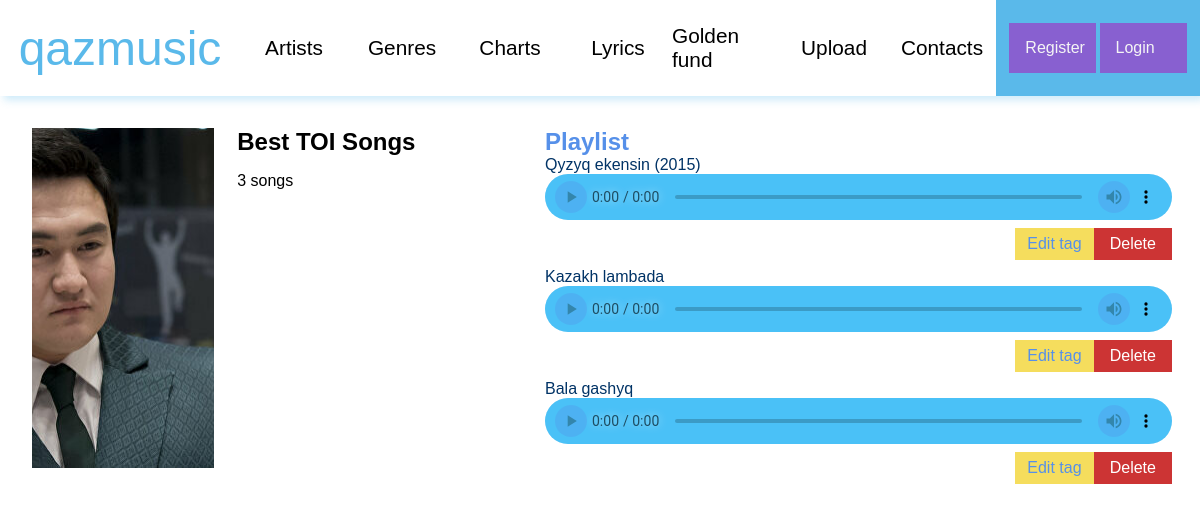
The app's page /chart/2 with its own data.
### qazmusic/models.py (models this page shows, shortened)
class Charts(models.Model):
    title = models.CharField(max_length=255, db_index=True, unique=True)
    photo = models.ImageField(upload_to='charts/')
    number_of_tracks = models.ManyToManyField(Tracks, blank=True)
    def __str__(self):
        return self.title
    class Meta:
        verbose_name = 'Chart'
        verbose_name_plural = 'Charts'

class Tracks(models.Model):
    title = models.CharField(max_length=255, db_index=True)
    artist = models.ForeignKey(Artists, on_delete=models.CASCADE, null=True)
    file = models.FileField(verbose_name='file', upload_to='tracks/')
    published_date = models.DateField(auto_now=False)
    genre = models.ForeignKey(Genres, on_delete=models.PROTECT, null=True)
    class Meta:
        verbose_name = 'Track'
        verbose_name_plural = 'Tracks'

### qazmusic/views.py (the view)
# urls.py: path('chart/<int:chart_id>', ChartView.as_view(), name='chart_view'),
class ChartView(DataMixin, DetailView):
    model = Charts
    template_name = 'qazmusic/chart_view.html'
    pk_url_kwarg = 'chart_id'
    context_object_name = 'chart'
    def get_context_data(self, *, object_list=None, **kwargs):
        context = super().get_context_data(**kwargs)
        c_def = self.get_user_context(title=str('qazmusic - ' + str(context['chart'])))
        context['tracks_in_chart'] = get_charts_tracks(self.kwargs.get('chart_id'))
        return dict(list(context.items()) + list(c_def.items()))

### qazmusic/utils.py (called while the page is built)
def get_tracks():
    get_tracks = Tracks.objects.all()
    return get_tracks

def get_charts_tracks(chart_id):
    tracks_in_chart = Tracks.objects.filter(charts__exact=chart_id)
    return tracks_in_chart

    def get_user_context(self, **kwargs):
        context = kwargs
        context['header_menu'] = header_menu
        context['tracks'] = get_tracks()
        return context

### qazmusic/templates/qazmusic/chart_view.html
{% extends 'qazmusic/base.html' %}
{% load static %}
{% block content %}
    <link rel="stylesheet" href="{% static 'qazmusic/css/artist-view.css' %}">
    <link rel="stylesheet" href="{% static 'qazmusic/css/audio-player.css' %}">
    <main class="artist-view-page">
        <div class="left">
            <div class="artist-card">
                <div class="artist-photo"
                     style="background:url('{{ chart.photo.url }}') no-repeat center; background-size: cover">
                </div>
                <div class="artist-info">
                    <h2>{{ chart.title }}</h2>
                    <p>{{ chart.number_of_tracks.count }} songs</p>
                </div>
            </div>
        </div>
        <div class="right">
            <h2>Playlist</h2>
            {% for track in tracks_in_chart %}
                <div class="track-div">
                    <p>{{ track.title }}</p>
                    <audio src="{{ track.file.url }}"
                           controls
                           class="track-audio">
                    </audio>
                    <div>
                        <span>
                            <a class="edit" href="{% url 'update' track.pk %}">Edit tag</a>
                            <a class="delete" href="{% url 'delete_track' track.pk %}">Delete</a>
                        </span>
                    </div>
                </div>
            {% endfor %}
        </div>
    </main>
{% endblock %}

### qazmusic/static/qazmusic/css/style.css (style rules this page uses)
html, body { width: 100%; height: 100vh; font-family: "Mark Pro medium", sans-serif; margin: 0; padding: 0; }

### qazmusic/static/qazmusic/css/artist-view.css (style rules this page uses)
.artist-view-page { box-sizing: border-box; display: flex; justify-content: space-between; align-items: center; width: 95%; height: 85%; margin: 2rem; }
.left { display: block; width: 40%; height: 100%; }
.left > .artist-card { width: 100%; height: 50%; display: flex; justify-content: space-between; }
.artist-card > .artist-photo { width: 40%; height: 100%; }
.artist-card > .artist-info { width: 55%; height: 100%; padding: 0; }
.artist-info h2 { padding: 0; margin: 0; }
.right { width: 55%; height: 100%; }
.right h2 { padding: 0; margin: 0; color: #5690e9; }
.right .track-div { width: 100%; height: 7rem; display: flex; flex-direction: column; justify-content: space-evenly; }
.track-div p { padding: 0; margin: 0; color: #003366; font-weight: 500; }
.track-div audio { width: 100%; }
.track-div > div { width: 100%; height: auto; display: flex; justify-content: flex-end; align-items: center; }
.track-div > div > span { width: 25%; height: 3rem; display: flex; justify-content: space-between; align-items: center; }
.track-div > div > span > a { width: 5rem; height: 2rem; font-family: inherit; color: white; cursor: pointer; transition: background-color 0.4s ease; text-decoration: none; display: flex; justify-content: center; align-items: center; }
.track-div > div > span > .edit { background-color: #f5dd5d; color: #5690e9; }
.track-div > div > span > .delete { background-color: #CC3434; }

### records on screen
Charts: photo (picture), title "Best TOI Songs", number_of_tracks.count "3"
Tracks: title "Qyzyq ekensin (2015)"
Tracks: title "Kazakh lambada"
Tracks: title "Bala gashyq"

### other values on screen
{{ title }} "Artists" "Genres" "Charts" "Lyrics" "Golden fund" "Upload" "Contacts"
